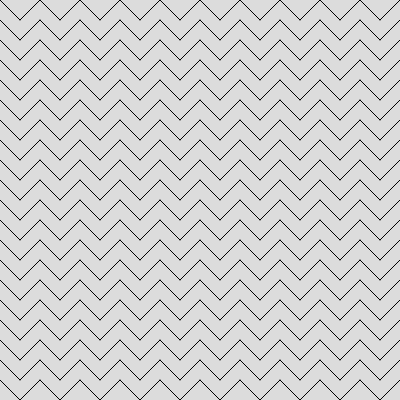
Frame 1 (no input)
Frame 60 (no input): identical to frame 1, image omitted
Frame 120 (the mouse pressed at the canvas centre since frame 60): identical to frame 1, image omitted

The p5.js sketch that drew this single still picture (run headless with seeded random() and noise() and a simulated clock; from frame 60 on, the mouse is pressed at the canvas centre):

// p5.js sketch
// ── sketch.js
// variable to define the resolution of the grid
var graphPaper = 20;

// create canvas to draw on
function setup() {
  createCanvas(400, 400);
}

function draw() {
  background(220);
  // define diagnol lines to draw in each square
  for(var graphY = 0; graphY < graphPaper; graphY++) {
    for (var graphX = 0; graphX < graphPaper; graphX++) {
      var posX = graphX * (width / graphPaper);
      var posY = graphY * (height / graphPaper);
      // create a variable that defines if line faces left or right
      var direction = graphX;
      // conditional that defines if line faces left or right based on modulo of graphX
      if (direction % 2 == 0) {
        line(posX, posY, posX + (width / graphPaper), posY + (height / graphPaper)); 
      }
      else {
        line(posX + (width / graphPaper), posY, posX, posY + (height / graphPaper));
      }
    }
  }
}
